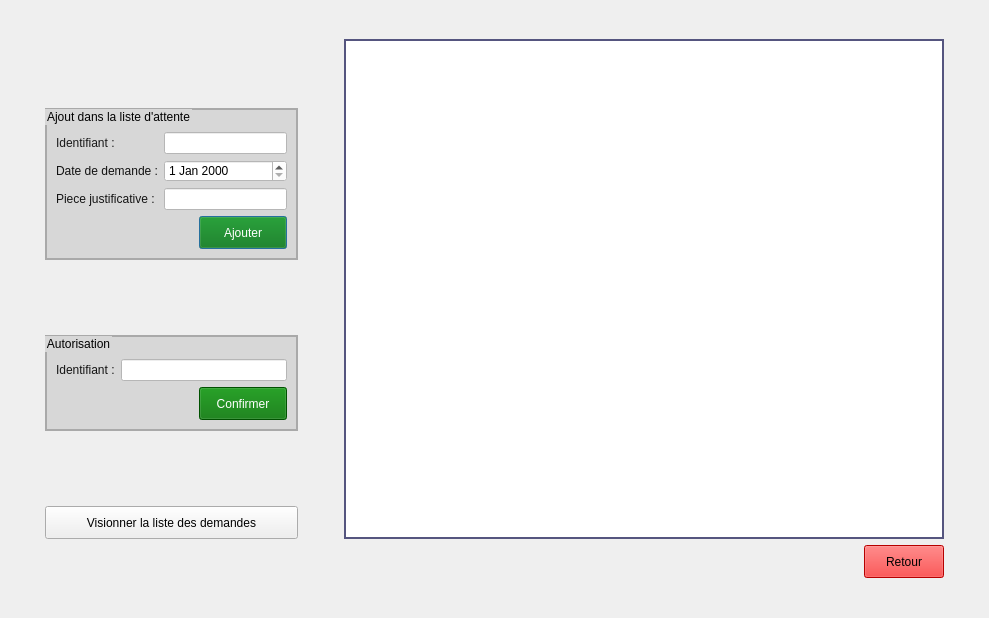
<?xml version="1.0" encoding="UTF-8"?>
<ui version="4.0">
 <class>Dialog</class>
 <widget class="QDialog" name="Dialog">
  <property name="geometry">
   <rect>
    <x>0</x>
    <y>0</y>
    <width>989</width>
    <height>618</height>
   </rect>
  </property>
  <property name="windowTitle">
   <string>Echellonnement</string>
  </property>
  <layout class="QGridLayout" name="gridLayout_2">
   <item row="0" column="2">
    <spacer name="verticalSpacer_6">
     <property name="orientation">
      <enum>Qt::Vertical</enum>
     </property>
     <property name="sizeHint" stdset="0">
      <size>
       <width>20</width>
       <height>44</height>
      </size>
     </property>
    </spacer>
   </item>
   <item row="1" column="0">
    <spacer name="horizontalSpacer_4">
     <property name="orientation">
      <enum>Qt::Horizontal</enum>
     </property>
     <property name="sizeHint" stdset="0">
      <size>
       <width>37</width>
       <height>20</height>
      </size>
     </property>
    </spacer>
   </item>
   <item row="1" column="1" rowspan="2" colspan="2">
    <layout class="QVBoxLayout" name="verticalLayout_2">
     <item>
      <layout class="QGridLayout" name="gridLayout">
       <item row="0" column="0">
        <layout class="QVBoxLayout" name="verticalLayout">
         <item>
          <spacer name="verticalSpacer_5">
           <property name="orientation">
            <enum>Qt::Vertical</enum>
           </property>
           <property name="sizeHint" stdset="0">
            <size>
             <width>20</width>
             <height>40</height>
            </size>
           </property>
          </spacer>
         </item>
         <item>
          <widget class="QGroupBox" name="groupBox">
           <property name="styleSheet">
            <string notr="true">QGroupBox{
	background-color: rgba(191, 191, 191, 0.5);
	color: #000;
	border: 2px solid darkgray;
}
</string>
           </property>
           <property name="title">
            <string>Ajout dans la liste d'attente</string>
           </property>
           <layout class="QFormLayout" name="formLayout">
            <item row="1" column="0">
             <widget class="QLabel" name="label">
              <property name="styleSheet">
               <string notr="true">color: rgb(25, 25, 25);</string>
              </property>
              <property name="text">
               <string>Identifiant :</string>
              </property>
             </widget>
            </item>
            <item row="1" column="1">
             <widget class="QLineEdit" name="ajout_inp_id">
              <property name="styleSheet">
               <string notr="true">QLineEdit{
	background-color: #fff;
	color:  #000;
}</string>
              </property>
             </widget>
            </item>
            <item row="2" column="0">
             <widget class="QLabel" name="label_2">
              <property name="styleSheet">
               <string notr="true">color: rgb(18, 18, 18);</string>
              </property>
              <property name="text">
               <string>Date de demande :</string>
              </property>
             </widget>
            </item>
            <item row="2" column="1">
             <widget class="QDateEdit" name="ajout_inp_date">
              <property name="styleSheet">
               <string notr="true">QDateEdit{
	background-color: #fff;
	color: #000;
}</string>
              </property>
             </widget>
            </item>
            <item row="3" column="0">
             <widget class="QLabel" name="label_3">
              <property name="styleSheet">
               <string notr="true">color: rgb(20, 20, 20);</string>
              </property>
              <property name="text">
               <string>Piece justificative :</string>
              </property>
             </widget>
            </item>
            <item row="3" column="1">
             <widget class="QLineEdit" name="ajout_inp_piece">
              <property name="styleSheet">
               <string notr="true">QLineEdit{
	background-color: #fff;
	color:  #000;
}</string>
              </property>
             </widget>
            </item>
            <item row="4" column="1">
             <layout class="QHBoxLayout" name="horizontalLayout">
              <item>
               <spacer name="horizontalSpacer">
                <property name="orientation">
                 <enum>Qt::Horizontal</enum>
                </property>
                <property name="sizeHint" stdset="0">
                 <size>
                  <width>40</width>
                  <height>20</height>
                 </size>
                </property>
               </spacer>
              </item>
              <item>
               <widget class="QPushButton" name="ajouter_btn">
                <property name="styleSheet">
                 <string notr="true">QPushButton{
	background-color: rgb(0, 113, 0);
	height: 25px;
	width: 80px;
	font: 81 italic 11pt &quot;Fira Sans Compressed ExtraBold&quot;;
	color: #fff;
}

QPushButton:pressed{
	background-color: rgb(0, 85, 0);
}</string>
                </property>
                <property name="text">
                 <string>Ajouter</string>
                </property>
               </widget>
              </item>
             </layout>
            </item>
            <item row="0" column="0">
             <spacer name="verticalSpacer_3">
              <property name="styleSheet">
               <string notr="true">QPushButton{
	background-color: rgb(0, 113, 0);
	height: 25px;
	width: 80px;
	font: 81 italic 12pt &quot;Fira Sans Compressed ExtraBold&quot;;
}

QPushButton:pressed{
	background-color: rgb(0, 85, 0);
}</string>
              </property>
              <property name="orientation">
               <enum>Qt::Vertical</enum>
              </property>
              <property name="sizeType">
               <enum>QSizePolicy::Fixed</enum>
              </property>
              <property name="sizeHint" stdset="0">
               <size>
                <width>20</width>
                <height>7</height>
               </size>
              </property>
             </spacer>
            </item>
           </layout>
          </widget>
         </item>
         <item>
          <spacer name="verticalSpacer_2">
           <property name="orientation">
            <enum>Qt::Vertical</enum>
           </property>
           <property name="sizeHint" stdset="0">
            <size>
             <width>20</width>
             <height>40</height>
            </size>
           </property>
          </spacer>
         </item>
         <item>
          <widget class="QGroupBox" name="groupBox_2">
           <property name="styleSheet">
            <string notr="true">QGroupBox{
	background-color: rgba(191, 191, 191, 0.5);
	color: #000;
	border: 2px solid darkgray;
}</string>
           </property>
           <property name="title">
            <string>Autorisation</string>
           </property>
           <layout class="QFormLayout" name="formLayout_2">
            <item row="1" column="0">
             <widget class="QLabel" name="label_4">
              <property name="styleSheet">
               <string notr="true">color: rgb(20, 20, 20);</string>
              </property>
              <property name="text">
               <string>Identifiant :</string>
              </property>
             </widget>
            </item>
            <item row="1" column="1">
             <widget class="QLineEdit" name="autorisation_inp_id">
              <property name="styleSheet">
               <string notr="true">QLineEdit{
	background-color: #fff;
	color:  #000;
}</string>
              </property>
             </widget>
            </item>
            <item row="2" column="1">
             <layout class="QHBoxLayout" name="horizontalLayout_2">
              <item>
               <spacer name="horizontalSpacer_2">
                <property name="orientation">
                 <enum>Qt::Horizontal</enum>
                </property>
                <property name="sizeHint" stdset="0">
                 <size>
                  <width>40</width>
                  <height>20</height>
                 </size>
                </property>
               </spacer>
              </item>
              <item>
               <widget class="QPushButton" name="autorisation_btn">
                <property name="styleSheet">
                 <string notr="true">QPushButton{
	background-color: rgb(0, 113, 0);
	height: 25px;
	width: 80px;
	font: 81 italic 11pt &quot;Fira Sans Compressed ExtraBold&quot;;
	color: #fff;
}

QPushButton:pressed{
	background-color: rgb(0, 85, 0);
}</string>
                </property>
                <property name="text">
                 <string>Confirmer</string>
                </property>
               </widget>
              </item>
             </layout>
            </item>
            <item row="0" column="0">
             <spacer name="verticalSpacer_4">
              <property name="orientation">
               <enum>Qt::Vertical</enum>
              </property>
              <property name="sizeType">
               <enum>QSizePolicy::Fixed</enum>
              </property>
              <property name="sizeHint" stdset="0">
               <size>
                <width>20</width>
                <height>7</height>
               </size>
              </property>
             </spacer>
            </item>
           </layout>
          </widget>
         </item>
         <item>
          <spacer name="verticalSpacer">
           <property name="orientation">
            <enum>Qt::Vertical</enum>
           </property>
           <property name="sizeHint" stdset="0">
            <size>
             <width>20</width>
             <height>40</height>
            </size>
           </property>
          </spacer>
         </item>
         <item>
          <widget class="QPushButton" name="vision_liste_btn">
           <property name="styleSheet">
            <string notr="true">QPushButton{
	height: 25px;
	font: 81 11pt &quot;Fira Sans Compressed ExtraBold&quot;;
}</string>
           </property>
           <property name="text">
            <string>Visionner la liste des demandes</string>
           </property>
          </widget>
         </item>
        </layout>
       </item>
       <item row="0" column="2">
        <widget class="QTableView" name="vue">
         <property name="minimumSize">
          <size>
           <width>600</width>
           <height>500</height>
          </size>
         </property>
         <property name="maximumSize">
          <size>
           <width>600</width>
           <height>16777215</height>
          </size>
         </property>
         <property name="styleSheet">
          <string notr="true">QTableView{
	border: 2px solid rgb(85, 85, 127);
	background-color: #fff;
	color: black;
}</string>
         </property>
        </widget>
       </item>
       <item row="0" column="1">
        <spacer name="horizontalSpacer_6">
         <property name="orientation">
          <enum>Qt::Horizontal</enum>
         </property>
         <property name="sizeType">
          <enum>QSizePolicy::Fixed</enum>
         </property>
         <property name="sizeHint" stdset="0">
          <size>
           <width>40</width>
           <height>20</height>
          </size>
         </property>
        </spacer>
       </item>
      </layout>
     </item>
     <item>
      <layout class="QHBoxLayout" name="horizontalLayout_3">
       <item>
        <spacer name="horizontalSpacer_3">
         <property name="orientation">
          <enum>Qt::Horizontal</enum>
         </property>
         <property name="sizeHint" stdset="0">
          <size>
           <width>258</width>
           <height>20</height>
          </size>
         </property>
        </spacer>
       </item>
       <item>
        <widget class="QPushButton" name="pushButton">
         <property name="styleSheet">
          <string notr="true">QPushButton{
	height: 25px;
	font: 81 Italic 11pt &quot;Fira Sans Compressed ExtraBold&quot;;
	color: black;
	background-color: red;
}

QpushButton:pressed{
	background-color: rgb(182, 7, 7);
}</string>
         </property>
         <property name="text">
          <string>Retour</string>
         </property>
        </widget>
       </item>
      </layout>
     </item>
    </layout>
   </item>
   <item row="2" column="3">
    <spacer name="horizontalSpacer_5">
     <property name="orientation">
      <enum>Qt::Horizontal</enum>
     </property>
     <property name="sizeHint" stdset="0">
      <size>
       <width>37</width>
       <height>20</height>
      </size>
     </property>
    </spacer>
   </item>
   <item row="3" column="1">
    <spacer name="verticalSpacer_7">
     <property name="orientation">
      <enum>Qt::Vertical</enum>
     </property>
     <property name="sizeHint" stdset="0">
      <size>
       <width>20</width>
       <height>44</height>
      </size>
     </property>
    </spacer>
   </item>
  </layout>
 </widget>
 <resources/>
 <connections/>
</ui>
